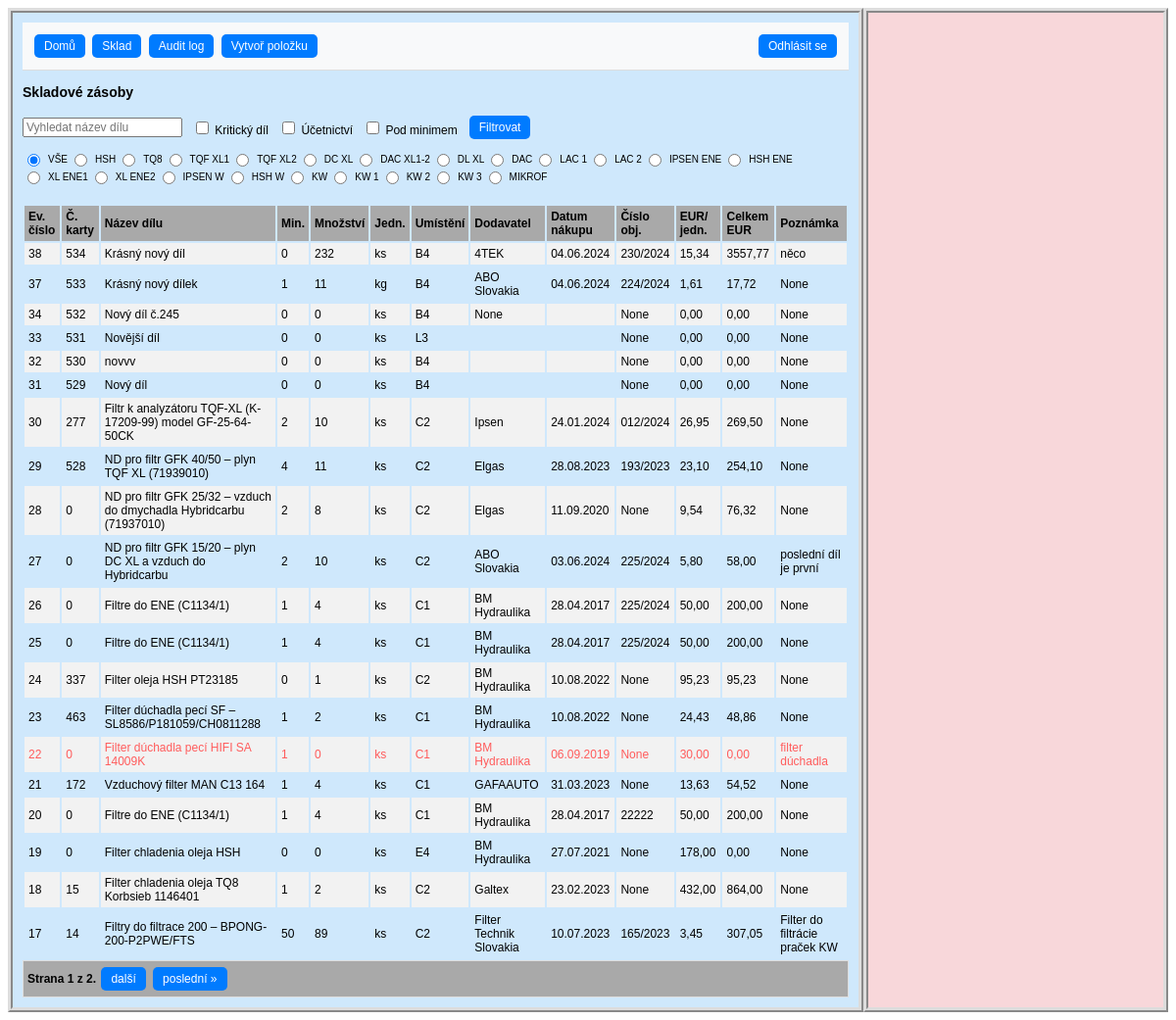
Page /sklad/ (signed in) on the earlier database version.
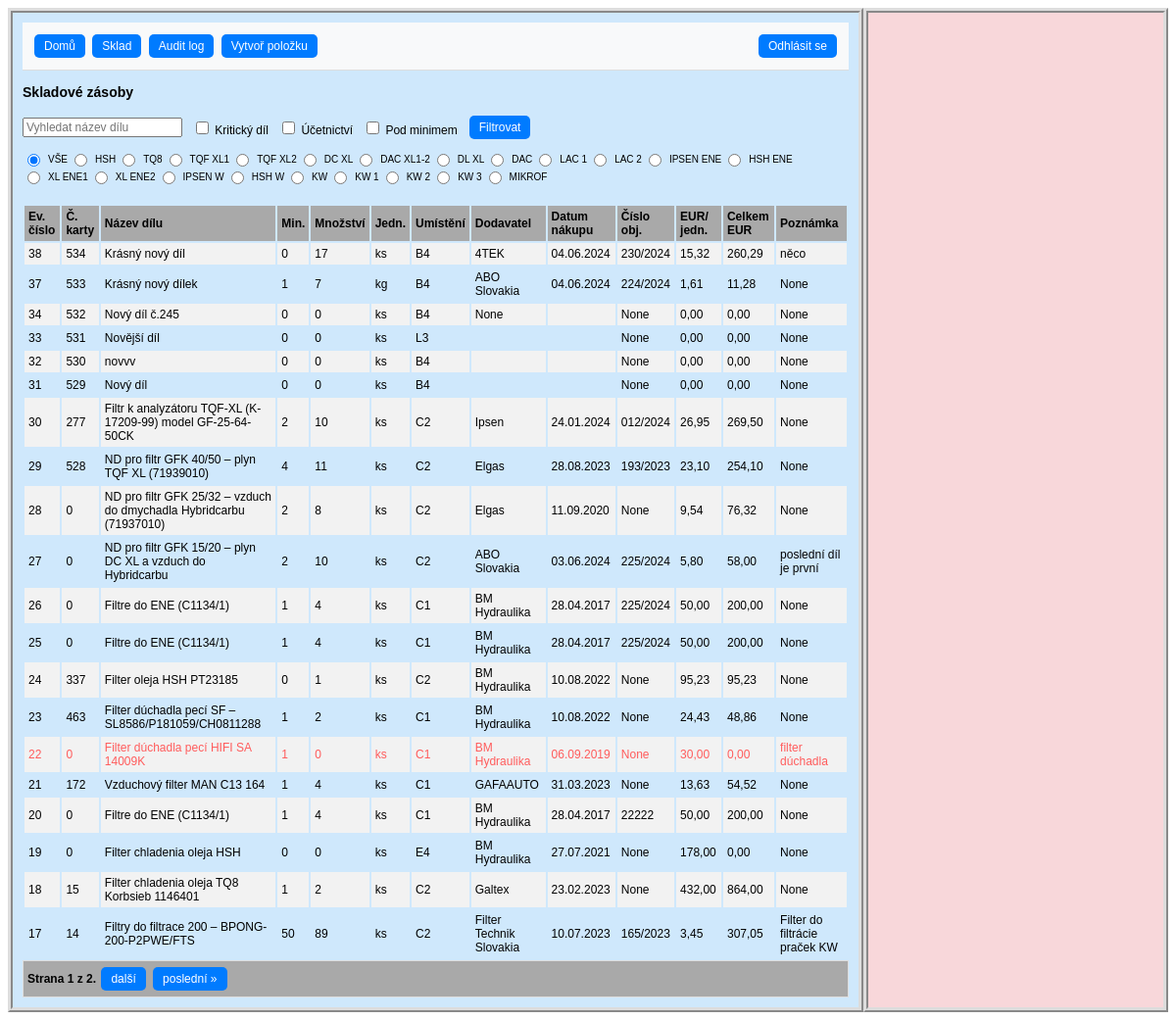
Same page on the later database version.
### hpm_sklad/models.py (models this page shows, shortened)
class Sklad(models.Model):
    class Meta:
        ordering = ["-evidencni_cislo"]
        verbose_name_plural = "Skladové položky"
    JEDNOTKY_CHOICES = [
        ('ks', 'kus'),
        ('kg', 'kilogram'),
        ('par', 'pár'),
        ('l', 'litr'),
        ('m', 'metr'),
        ('baleni', 'balení'),
    ]
    evidencni_cislo = models.AutoField(primary_key=True, verbose_name="Evidenční číslo")
    interne_cislo = models.IntegerField(null=True, verbose_name="Číslo karty")
    objednano = models.CharField(max_length=100, null=True, blank=True, verbose_name="Objednáno?")
    nazev_dilu = models.CharField(max_length=100, verbose_name="Název dílu")
    min_mnozstvi_ks = models.PositiveIntegerField(default=0, verbose_name="Minimum")
    mnozstvi = models.PositiveIntegerField(default=0, verbose_name="Množství")
    jednotky = models.CharField(max_length=10, choices=JEDNOTKY_CHOICES, default='ks', verbose_name="Jednotky")
    umisteni = models.CharField(max_length=25, verbose_name="Umístění")
    dodavatel = models.CharField(max_length=70, null=True, blank=True, verbose_name="Dodavatel")
    datum_nakupu = models.DateField(null=True, blank=True, verbose_name="Datum nákupu")
    cislo_objednavky = models.CharField(max_length=20, null=True, blank=True, verbose_name="Číslo objednávky")
    jednotkova_cena_eur = models.FloatField(default=0.0, validators=[MinValueValidator(0.0)], verbose_name="EUR/jednotka")
    celkova_cena_eur = models.FloatField(default=0.0, validators=[MinValueValidator(0.0)], verbose_name="Celkem EUR")
    poznamka = models.CharField(null=True, blank=True, max_length=200, verbose_name="Poznámka")
    ucetnictvi = models.BooleanField(default=True, verbose_name="Účetnictví")
    kriticky_dil = models.BooleanField(default=False, verbose_name="Kritický díl")
    hsh = models.BooleanField(default=False, verbose_name="HSH")
    tq8 = models.BooleanField(default=False, verbose_name="TQ8")
    tqf_xl1 = models.BooleanField(default=False, verbose_name="TQF XL1")
    tqf_xl2 = models.BooleanField(default=False, verbose_name="TQF XL2")
    dc_xl = models.BooleanField(default=False, verbose_name="DC XL")
    dac_xl1_2 = models.BooleanField(default=False, verbose_name="DAC XL1-2")
    dl_xl = models.BooleanField(default=False, verbose_name="DL XL")
    dac = models.BooleanField(default=False, verbose_name="DAC")
    lac_1 = models.BooleanField(default=False, verbose_name="LAC 1")
    lac_2 = models.BooleanField(default=False, verbose_name="LAC 2")
    ipsen_ene = models.BooleanField(default=False, verbose_name="IPSEN ENE")
    hsh_ene = models.BooleanField(default=False, verbose_name="HSH ENE")
    xl_ene1 = models.BooleanField(default=False, verbose_name="XL ENE1")
    xl_ene2 = models.BooleanField(default=False, verbose_name="XL ENE2")
    ipsen_w = models.BooleanField(default=False, verbose_name="IPSEN W")
    hsh_w = models.BooleanField(default=False, verbose_name="HSH W")
    kw = models.BooleanField(default=False, verbose_name="KW")
    kw1 = models.BooleanField(default=False, verbose_name="KW 1")
    kw2 = models.BooleanField(default=False, verbose_name="KW 2")
    kw3 = models.BooleanField(default=False, verbose_name="KW 3")
    mikrof = models.BooleanField(default=False, verbose_name="MIKROF")
    history = HistoricalRecords()
    @property
    def pod_minimem(self):
        return self.mnozstvi < self.min_mnozstvi_ks

### hpm_sklad/views.py (the view)
# urls.py: path('sklad/', views.SkladListView.as_view(), name='sklad'),
class SkladListView(LoginRequiredMixin, ListView):
    model = Sklad
    template_name = 'hpm_sklad/sklad.html'
    paginate_by = 20
    ordering = ['evidencni_cislo']
    def get_context_data(self, **kwargs):
        context = super().get_context_data(**kwargs)
        selected_ev_cislo = self.request.GET.get('selected', None)
        if selected_ev_cislo:
            context['selected_item'] = get_object_or_404(Sklad, evidencni_cislo=selected_ev_cislo)
        else:
            context['selected_item'] = None
        return context
    def get_queryset(self):
        queryset = Sklad.objects.all()
        query = self.request.GET.get('q')
        if query:
            queryset = queryset.filter(nazev_dilu__icontains=query)
        filters = {
            'kriticky_dil': self.request.GET.get('kriticky_dil'),
            'ucetnictvi': self.request.GET.get('ucetnictvi'),
        }
        for field, value in filters.items():
            if value == 'on':
                queryset = queryset.filter(**{field: True})
        radio_filter = self.request.GET.get('radio_filter')
        if radio_filter:
            queryset = queryset.filter(**{radio_filter: True})
        pod_minimem = self.request.GET.get('pod_minimem')
        if pod_minimem == 'on':
            queryset = [obj for obj in queryset if obj.pod_minimem]
        return queryset

### hpm_sklad/templates/hpm_sklad/sklad.html (shortened to what the changed rows need)
{% extends "hpm_sklad/base_left_right_column.html" %}
{% load static %}
{% block left_content %}
    <div class="container-sklad">
        <table class="table table-bordered">
            <thead class="thead-light">
                <tr>
                    <th>Ev. číslo</th>
                    <th>Č. karty</th>
                    <th>Název dílu</th>
                    <th>Min.</th>
                    <th>Množství</th>
                    <th>Jedn.</th>
                    <th>Umístění</th>
                    <th>Dodavatel</th>
                    <th>Datum nákupu</th>
                    <th>Číslo obj.</th>
                    <th>EUR/ jedn.</th>
                    <th>Celkem EUR</th>
                    <th>Poznámka</th>
                </tr>
            </thead>
            <tbody class="show-pointer">
                {% for sklad in object_list %}
                <tr data-evidencni-cislo="{{ sklad.evidencni_cislo }}" data-detail-url="{% url 'detail_sklad' sklad.evidencni_cislo %}" onclick="loadDetail('{% url 'detail_sklad' sklad.evidencni_cislo %}', '{{ sklad.evidencni_cislo }}')"
                {% if sklad.evidencni_cislo == selected_sklad.evidencni_cislo %} class="selected-row"{% endif %} {% if sklad.pod_minimem %} class="pod-minimem-row"{% endif %}>
                    <td>{{ sklad.evidencni_cislo }}</td>
                    <td>{{ sklad.interne_cislo }}</td>
                    <td>{{ sklad.nazev_dilu }}</td>
                    <td>{{ sklad.min_mnozstvi_ks }}</td>
                    <td>{{ sklad.mnozstvi }}</td>
                    <td>{{ sklad.jednotky }}</td>
                    <td>{{ sklad.umisteni }}</td>
                    <td>{{ sklad.dodavatel }}</td>
                    <td>{{ sklad.datum_nakupu|date:"d.m.Y" }}</td>
                    <td>{{ sklad.cislo_objednavky }}</td>
                    <td>{{ sklad.jednotkova_cena_eur|floatformat:2 }}</td>
                    <td>{{ sklad.celkova_cena_eur|floatformat:2 }}</td>
                    <td>{{ sklad.poznamka|truncatechars:35 }}</td>
                </tr>
                {% endfor %}
            </tbody>
        </table>
    </div>
{% endblock %}

Differences in the rows shown:
changed Sklad "Krásný nový díl": mnozstvi "232" → "17"; jednotkova_cena_eur "15,34" → "15,32"; celkova_cena_eur "3557,77" → "260,29"
changed Sklad "Krásný nový dílek": mnozstvi "11" → "7"; celkova_cena_eur "17,72" → "11,28"
